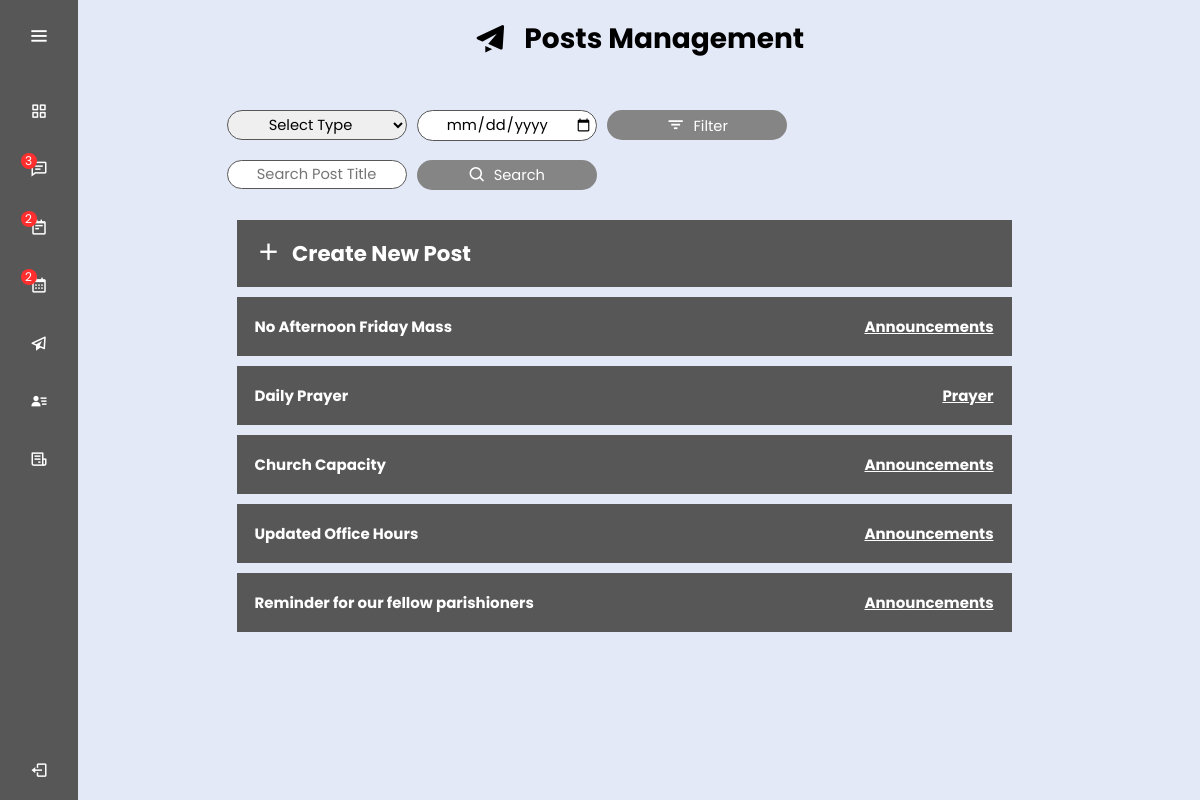
Page /dashboard.php?page=posts (signed in) on the committed database.
### tables this page shows
CREATE TABLE `tbl_posts` (
  `post_id` int(3) UNSIGNED NOT NULL,
  `post_title` varchar(50) NOT NULL,
  `post_desc` varchar(1000) NOT NULL,
  `datetime_posted` datetime NOT NULL,
  `postedBy` varchar(50) NOT NULL,
  `post_type` varchar(30) NOT NULL
);

### class.home.php (called while the page is built, shortened)
<?php
class Home{
	public $db;
	public function __construct(){
		$this->db = new mysqli(DB_SERVER,DB_USERNAME,DB_PASSWORD,DB_DATABASE);
	}
	public function c_requests(){
        $sql = "SELECT COUNT(req_id) AS Total FROM tbl_requests WHERE req_status = 'PENDING'";
        $query = mysqli_query($this->db,$sql);
		$result = mysqli_fetch_assoc($query);
		if($result == null){
			return '0';
		}else{
			return $result['Total'];
		}
	}
	public function c_appts(){
        $sql = "SELECT COUNT(appt_id) AS Total FROM tbl_appointments WHERE appt_status = 'RECURRING'";
        $query = mysqli_query($this->db,$sql);
		$result = mysqli_fetch_assoc($query);
		if($result == null){
			return '0';
		}else{
			return $result['Total'];
		}
	}
	public function c_schedules(){
        $sql = "SELECT COUNT(sched_id) AS Total FROM tbl_schedules WHERE sched_status = 'SCHEDULED'";
        $query = mysqli_query($this->db,$sql);
		$result = mysqli_fetch_assoc($query);
		if($result == null){
			return '0';
		}else{
			return $result['Total'];
		}
	}
}
?>

### class.posts.php (called while the page is built, shortened)
<?php
class Posts{
	public $db;
	public function __construct(){
		$this->db = new mysqli(DB_SERVER,DB_USERNAME,DB_PASSWORD,DB_DATABASE);
	}
	public function view_posts(){
        $sql = "SELECT * FROM tbl_posts";
        $result=mysqli_query($this->db,$sql);
		while($row=mysqli_fetch_assoc($result)){
			$list[] = $row;
		}
		return $list;
	}
}

### posts.php (the view, shortened to what this page needs)
<?php
include 'class.posts.php';
$posts = new Posts();
?>
<!DOCTYPE html>
<html lang="en" dir="ltr">
<head>
    <link rel="stylesheet" href="css/posts_styles.css">
    <link href='https://unpkg.com/boxicons@2.0.7/css/boxicons.min.css' rel='stylesheet'>
</head>
<body>
    <div>
        <h1><i class='bx bxs-paper-plane h_icon'></i> Posts Management</h1>
        <form id="filter" method="POST" action="dashboard.php?page=posts">
            <select form="filter" name="post_type" id="filter_type-dropdown">
                <option value="">Select Type</option>
            </select>
            <input type="date" name="datetime" id="filter_date">
            <button type="submit" name="submit" value="Filter" id="filterBTN"><i class='bx bx-filter filter-icn'></i>Filter</button>
        </form>
        <form id="search" method="POST" action="dashboard.php?page=posts">
            <input id="search_box1" type="text" name="post_title" autocomplete="off" placeholder="Search Post Title">
            <button type="submit" name="search" value="Search" id="searchBTN"><i class='bx bx-search search-icn'></i>Search</button>
        </form>
        <div class="listing">
            <div class="list_item">
                <button type="button" class="collapsible">
                    <b class="title-middle">
                        <i class='bx bx-plus add-icn'></i>
                        Create New Post
                    </b>
                </button>
            </div>
            <?php
            if (isset($_POST['submit'])) {
                $post_type =  $_POST['post_type'];
                $post_date =  $_POST['datetime'];
                $view_posts =  $posts->filter($post_type, $post_date);
            } else if (isset($_POST['search'])) {
                $post_title = $_POST['post_title'];
                $view_posts = $posts->search_post($post_title);
            } else {
                $view_posts = $posts->view_posts();
            }
            foreach ($view_posts as $item) {
            ?>
                <div class="list_item">
                    <button type="button" class="collapsible" data-content="<?php if (isset($item['post_id'])) {
                                                                            } else {
                                                                                echo "null";
                                                                            } ?>">
                        <b>
                            <?php if (isset($item['post_title'])) {
                                echo $item['post_title'];
                            } else {
                                echo "Post not found.";
                            } ?>
                        </b>
                        <b class="title-right"><u>
                                <?php if (isset($item['post_type'])) {
                                    echo $item['post_type'];
                                } else {
                                    echo "Others";
                                } ?>
                            </u></b>
                    </button>
                </div>
            <?php
            }
            ?>
        </div>
    </div>
</body>
</html>

### dashboard.php (shortened to what this page needs)
<?php
include 'class.home.php';
$home = new Home();
$page = (isset($_GET['page']) && $_GET['page'] != '') ? $_GET['page'] : '';
?>
<!DOCTYPE html>
<html lang="en" dir="ltr">
<head>
    <link rel="stylesheet" href="css/dashboard_styles.css">
    <link href='https://unpkg.com/boxicons@2.0.7/css/boxicons.min.css' rel='stylesheet'>
</head>
<body>
    <div class="sidebar">
        <div class="logo-details">
            <i class='bx bx-menu' id="btn"></i>
        </div>
        <ul class="nav-list">
            <li>
                <a href="dashboard.php?page=home">
                    <i class='bx bx-grid-alt'></i>
                </a>
            </li>
            <li>
                <a href="dashboard.php?page=requests">
                    <i class='bx bx-comment-detail'><div class="req_no"  data-content="<?php echo $req_c = $home->c_requests();?>"><p class="count"><?php echo $req_c = $home->c_requests();?></p></div></i>
                </a>
            </li>
            <li>
                <a href="dashboard.php?page=appointments">
                    <i class='bx bx-notepad'><div class="req_no" data-content="<?php echo $appt_c = $home->c_appts();?>"><p class="count"><?php echo $appt_c = $home->c_appts();?></p></div></i>
                </a>
            </li>
            <li>
                <a href="dashboard.php?page=schedules">
                    <i class='bx bx-calendar'><div class="req_no"  data-content="<?php echo $sched_c = $home->c_schedules();?>"><p class="count"><?php echo $sched_c = $home->c_schedules();?></p></div></i>
                </a>
            </li>
            <li>
                <a href="dashboard.php?page=posts">
                    <i class='bx bx-paper-plane'></i>
                </a>
            </li>
            <li>
                <a href="dashboard.php?page=admins">
                    <i class='bx bxs-user-detail'></i>
                </a>
            </li>
            <li>
                <a href="dashboard.php?page=logs">
                    <i class='bx bx-receipt'></i>
                </a>
            </li>
            <li class="profile">
                <a id="logout" href="logout.php">
                    <div class="profile-details">
                        <div class="name_job">
                            <div class="name"><?php echo $_SESSION['admin_name'];?></div>
                        </div>
                    </div>
                    <i class='bx bx-log-out' id="log_out"></i>
                </a>
            </li>
        </ul>
    </div>
    <section class="home-section">
        <div class="content-right">
            <?php
            switch ($page) {
                case 'posts':
                    require_once 'posts.php';
                    break;
            }
            ?>
        </div>
    </section>
</body>
</html>

### css/dashboard_styles.css (style rules this page uses)
* { margin: 0; padding: 0; box-sizing: border-box; font-family: "Poppins", sans-serif; }
.sidebar { position: fixed; left: 0; top: 0; height: 100%; width: 78px; background: #575757; padding: 6px 14px; z-index: 99; transition: all 0.5s ease; }
.sidebar .logo-details { height: 60px; display: flex; align-items: center; position: relative; }
.sidebar .logo-details #btn { position: absolute; top: 50%; right: 0; transform: translateY(-50%); font-size: 22px; transition: all 0.4s ease; font-size: 23px; text-align: center; cursor: pointer; transition: all 0.5s ease; }
.sidebar i { color: #fff; height: 60px; min-width: 50px; font-size: 28px; text-align: center; line-height: 60px; }
.sidebar .nav-list { margin-top: 20px; height: 100%; }
.sidebar li { position: relative; margin: 8px 0; list-style: none; }
.sidebar li a { display: flex; height: 100%; width: 100%; border-radius: 12px; align-items: center; text-decoration: none; transition: all 0.4s ease; background: #575757; }
.sidebar li i { height: 50px; line-height: 50px; font-size: 18px; border-radius: 12px; }
.sidebar li.profile { position: fixed; height: 60px; width: 78px; left: 0; bottom: -8px; padding: 10px 14px; background: #575757; transition: all 0.5s ease; overflow: hidden; }
.sidebar li .profile-details { display: flex; align-items: center; flex-wrap: nowrap; }
.sidebar li.profile .name, .sidebar li.profile .job { font-size: 15px; font-weight: 400; color: #fff; white-space: nowrap; }
.sidebar .profile #log_out { position: absolute; top: 50%; right: 0; transform: translateY(-50%); background: #575757; width: 100%; height: 60px; line-height: 60px; border-radius: 0px; transition: all 0.5s ease; }
.home-section { position: relative; background: #e4e9f7; min-height: 100vh; top: 0; left: 78px; width: calc(100% - 78px); transition: all 0.5s ease; z-index: 2; }
.sidebar li a#logout { display: flex; height: 100%; width: 100%; border-radius: none; align-items: center; text-decoration: none; transition: all 0.4s ease; background: none; }
.content-right { display: inline-block; color: #000000; margin: 18px; }
.req_no { font-size: 9pt; width: 16px; height: 16px; border-radius: 100%; color: #ffffff; background-color: #ff2f2f; position: absolute; top: 9px; left: 7px; }
.count { position: absolute; top: -17px; left: 4px; }

### css/posts_styles.css (style rules this page uses)
body { text-align: center; }
.h_icon { font-size: 26pt; vertical-align: -5px; margin-right: 10px; }
h1 { font-size: 21pt; margin-bottom: 50px; }
.listing { width: 825px; margin: 10px; float: right; }
.list_item { width: 775px; margin: 10px; }
.collapsible { width: 100%; background: #575757; color: #ffffff; cursor: pointer; padding: 18px; border: none; text-align: left; outline: none; font-size: 15px; transition: all 0.5s ease; }
.title-right { float: right; }
.add-icn { font-size: 21pt; vertical-align: -3px; margin-right: 5px; }
b.title-middle { font-size: 16pt; }
#filter_type-dropdown { margin-left: 10px; margin-bottom: 10px; float: left; font-size: 11pt; text-align: center; border: 1px solid #575757; border-radius: 30px; width: 180px; padding: 3px; }
#filterBTN { margin-left: 10px; float: left; font-size: 11pt; width: 180px; height: 30px; border-radius: 30px; background-color: #858585; color: #ffffff; border: none; text-decoration: none; transition: all 0.5s ease; }
.filter-icn { font-size: 16pt; margin-right: 7px; vertical-align: -3px; }
#search_box1 { float: left; clear: both; margin-top: 10px; font-size: 11pt; text-align: center; border: 1px solid #575757; border-radius: 30px; width: 180px; padding: 3px; margin-right: 10px; margin-left: 10px; }
#searchBTN { font-size: 11pt; width: 180px; height: 30px; border-radius: 30px; background-color: #858585; color: #ffffff; border: none; text-decoration: none; margin-top: 10px; margin-bottom: 10px; transition: all 0.5s ease; float: left; }
.search-icn { font-size: 14pt; margin-right: 7px; vertical-align: -3px; }
#filter_date { margin-left: 10px; float: left; font-size: 11pt; text-align: center; border: 1px solid #575757; border-radius: 30px; width: 180px; padding: 3px; }

### rows in the picture
tbl_posts: post_title "No Afternoon Friday Mass", post_type "Announcements"
tbl_posts: post_title "Daily Prayer", post_type "Prayer"
tbl_posts: post_title "Church Capacity", post_type "Announcements"
tbl_posts: post_title "Updated Office Hours", post_type "Announcements"
tbl_posts: post_title "Reminder for our fellow parishioners", post_type "Announcements"

### other values in the picture
$req_c = $home->c_requests() "3"
$appt_c = $home->c_appts() "2"
$sched_c = $home->c_schedules() "2"
